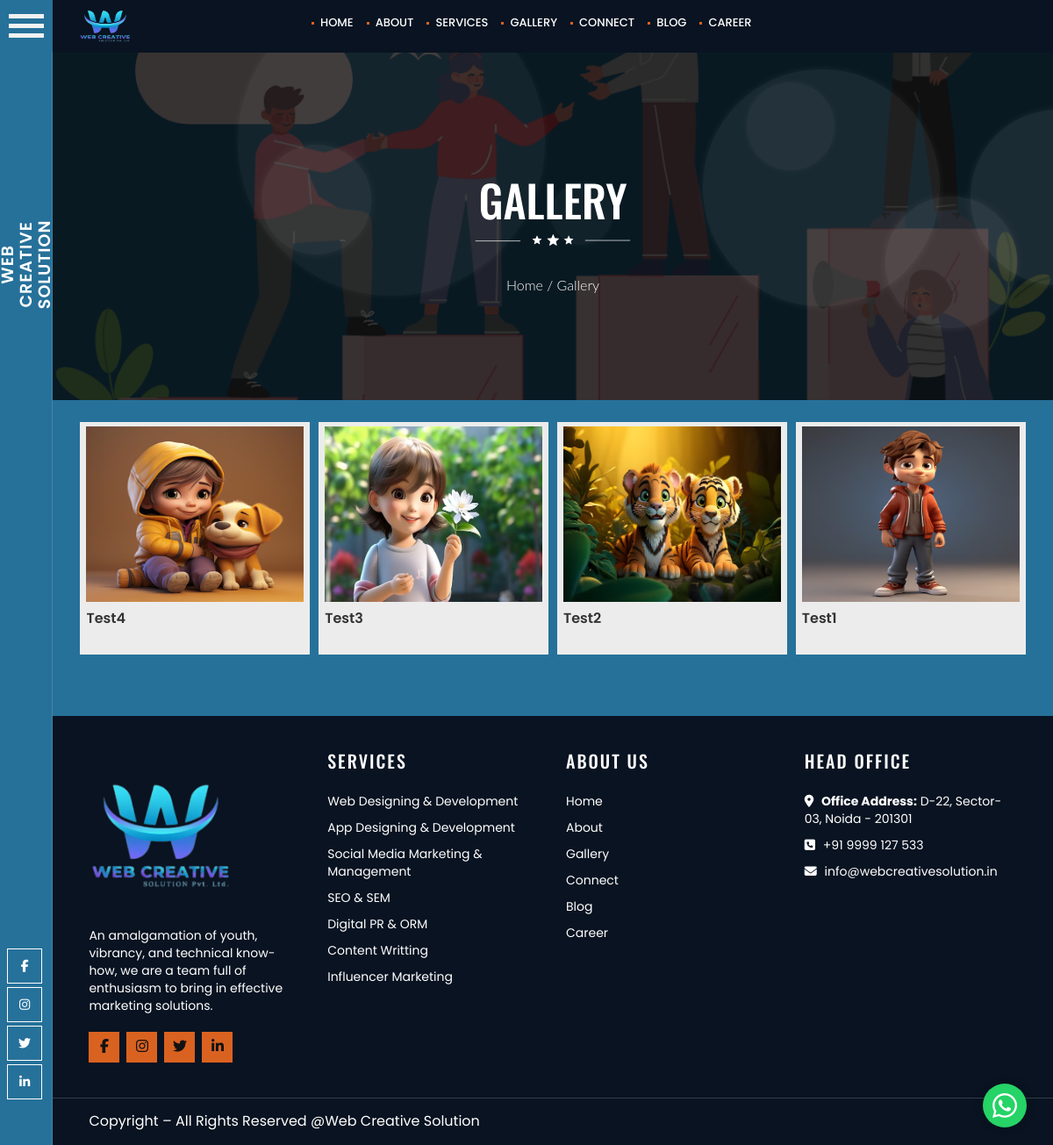
Page /gallery/ on the committed database.
### mainApp/models.py (models this page shows, shortened)
class Gallery(models.Model):
    id=models.AutoField(primary_key=True)
    image=models.ImageField(upload_to="uploads",default='',null=True,blank=True)
    name=models.CharField(max_length=100,default='',null=True,blank=True)

### mainApp/views.py (the view)
# urls.py: path('gallery/',views.gallery_page),
def gallery_page(Request):
    data=Gallery.objects.all().order_by('id').reverse()
    return render(Request,'front/gallery.html',{'data':data})

### mainApp/templates/front/gallery.html (shortened to what this page needs)
{%extends 'front/about.html'%}
{%load static%}
{%block body%}
<section id="title_breadcrumbs_bar" class="bokah_enabled cap"
	style="background-image:url({%static 'assets/media/gallery/691153765_Untitled_design-4.png'%})">
	<div class="container">
		<div class="title-text cap">
			<h2 class="text-decor">Gallery</h2>
		</div>
		<div class="tbb_breadcrumbs cap">
			<div class="breadcrumbs">
				<div class="breadcrumbs_inner"><a href="/">Home</a> / <span class="current">Gallery</span>
				</div>
			</div>
		</div>
	</div>
</section>
<section class="section" id="sectionGal">
	<div class="innerbx">
		<div class="portfolio_area portfolio_gutter">
			<div class="container">
				<div class="row gallery-bx">
					{%for item in data%}
							<div class="col-lg-3 col-md-3 col-xs-6 thumb">
								<div class="gallery-block">
									<a class="thumbnail" href="{{item.image.url}}" data-image-id="" data-toggle="modal"
										data-title="Advertise with us">
										<img class="img-thumbnail"
											src="{{item.image.url}}">
									</a>
									<h4 class="gallery-title">{{item.name}}</h4>
								</div>
							</div>
							{%endfor%}
					</div>
				</div>
			</div>
		</div>
</section>
{%endblock%}

### mainApp/templates/front/about.html (shortened to what this page needs)
{%load static%}
<!DOCTYPE html>
<html>
<head>
  <link href="{%static 'assets/css/page-scroll.css'%}" rel="stylesheet">
  <link href="{%static 'assets/css/bootstrap-min.css'%}" rel="stylesheet">
  <link href="{%static 'assets/css/styles.css'%}" rel="stylesheet">
  <link href="{%static 'assets/css/animate.min.css'%}" rel="stylesheet">
  <link href="{%static 'assets/css/flexslider-min.css'%}" rel="stylesheet">
  <link rel='stylesheet' href="{%static 'assets/css/fontello-embedded.css'%}" type='text/css' media='all' />
  <link href="{%static 'libs/animate.css/3.5.1/animate.min.css'%}" rel="stylesheet">
  <link href="{%static 'libs/font-awesome/4.3.0/css/font-awesome.css'%}" rel="stylesheet">
</head>
<body class="jack">
  <div class="nav" >
    <button class="btn-nav" > <span class="icon-bar top"></span> <span class="icon-bar middle"></span> <span
        class="icon-bar bottom"></span></button>
  </div>
  <div class="fixed-bar">
    <h3><a href="/"><span>Web Creative Solution</span></a></h3>
    <div class="social">
      <ul>
        <li><a href="https://www.facebook.com/webcreativesolutionpvtltd" target="_blank"><i
          class="fa fa-facebook"></i></a></li>
    <li><a href="https://www.instagram.com/web_creative_spl/" target="_blank"><i class="fa fa-instagram"></i></a>
    </li>
    <li><a href="https://twitter.com/i/flow/login?redirect_after_login=%2FBipeenChander" target="_blank"><i class="fa fa-twitter"></i></a></li>
    <li><a href="https://www.linkedin.com/in/wcs-pvt-ltd/?originalSubdomain=in" target="_blank"><i
          class="fa fa-linkedin"></i></a></li>
      </ul>
    </div>
  </div>
  <header class="hero scroll-target" >
    <div class="row top-strip inner-srip"style="background-color:#091321">
      <div class="col-md-2 logo-inner"><a href="/"><img src="{%static 'assets/images/logo.png'%}"style="height:50px;width:60px"></a>
      </div>
      <div class="col-md-10">
        <nav class="inner-nav">
          <ul>
            <li><a href='/'>Home</a></li>
            <li><a href='/about'>About</a><l/i>
            <li class='dropdown'><a href='#'>SERVICES</a>
            </li>
            <li><a href='/gallery'>Gallery</a></li>
            <li><a href='/contact'>Connect</a></li>
            <li><a href='/blog'>Blog</a></li>
            <li><a href='/career'>Career</a></li>
          </ul>
        </nav>
      </div>
    </div>
  </header>
  {%block body%}{%endblock%}
  <section class="section fp-auto-height">
    <footer>
      <div class="row footer-dark">
        <div class="container">
          <div class="col-md-3">
            <h3></h3>
            <a href="/"><img src="{%static 'assets/images/logo.png'%}" style="width:165px;"></a>
            <p>An amalgamation of youth, vibrancy, and technical know-how, we are a team full of enthusiasm to bring in
              effective marketing solutions.</p>
            <ul class="social-links ">
              <li><a href="https://www.facebook.com/webcreativesolutionpvtltd" target="_blank"><i
                    class="fa fa-facebook"></i></a></li>
              <li><a href="https://www.instagram.com/web_creative_spl/" target="_blank"><i class="fa fa-instagram"></i></a>
              </li>
              <li><a href="https://twitter.com/i/flow/login?redirect_after_login=%2FBipeenChander" target="_blank"><i class="fa fa-twitter"></i></a></li>
              <li><a href="https://www.linkedin.com/in/wcs-pvt-ltd/?originalSubdomain=in" target="_blank"><i
                    class="fa fa-linkedin"></i></a></li>
            </ul>
          </div>
          <div class="col-md-3">
            <h3>Services</h3>
            <ul>
              <li><a href='/web-designing-and-development'>Web Designing & Development</a></li>
                <li><a href='/app-designing-and-development'>App Designing & Development</a></li>
                <li><a href='/social-media-marketing'>Social Media Marketing & Management</a></li>
                <li><a href='/search-engine-optimization-and-management'>SEO & SEM</a></li>
                <li><a href='/digital-pr-orm'>Digital PR & ORM</a></li>
                <li><a href='/content-writting'>Content Writting</a></li>
                <li><a href='/influencer-marketing'>Influencer Marketing</a></li>
            </ul>
          </div>
          <div class="col-md-3">
            <h3>About Us</h3>
            <ul>
              <li><a href="/">Home</a></li>
              <li><a href="/about">About</a></li>
              <li><a href="/gallery">Gallery</a></li>
              <li><a href="/contact">Connect</a></li>
              <li><a href="/blog">Blog</a></li>
              <li><a href="/career">Career</a></li>
            </ul>
          </div>
          <div class="col-md-3">
            <h3>Head Office</h3>
            <ul>
              <li><i class="fa fa-map-marker" aria-hidden="true"></i> <strong>Office Address:</strong> D-22, Sector-03, Noida - 201301</li>
              <li><i class="fa fa-phone-square" aria-hidden="true"></i> <a href="tel:+919999127533">+91 9999 127 533</a>
              </li>
              <li><i class="fa fa-envelope" aria-hidden="true"></i> <a
                  href="mailto:info@webcreativesolution.in">info@webcreativesolution.in</a></li>
            </ul>
          </div>
        </div>
      </div>
      <div class="row copy-r">
        <div class="container">
          <p>Copyright – All Rights Reserved @Web Creative Solution </p>
        </div>
      </div>
    </footer>
  </section>
  <a target="_blank" title="Contact Us On WhatsApp"
    href="https://wa.me/+919999127533?text=Hi,%20I%20would%20like%20to%20get%20more%20information.."
    class="whatsapplink">
    <i class="fa fa-fw fa-whatsapp"></i>
  </a>
</body>
</html>

### mainApp/static/assets/css/page-scroll.css (style rules this page uses)
.scroll-target { position: relative; height: 100vh; background: url(../images/about-bg.jpg) fixed; }

### rows in the picture
Gallery: image (picture), name "Test4"
Gallery: image (picture), name "Test3"
Gallery: image (picture), name "Test2"
Gallery: image (picture), name "Test1"
